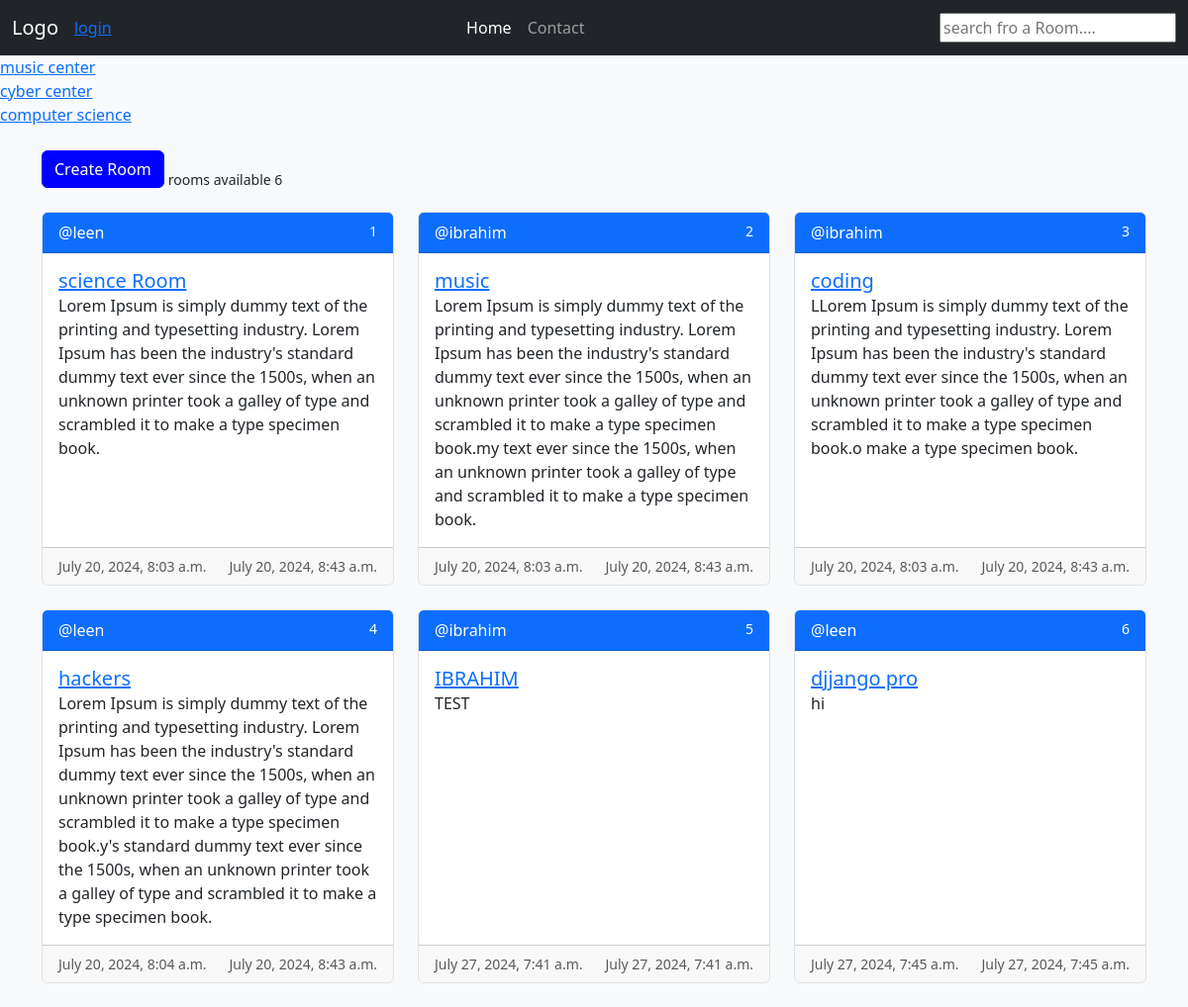
/, run on an earlier commit of the app's database.
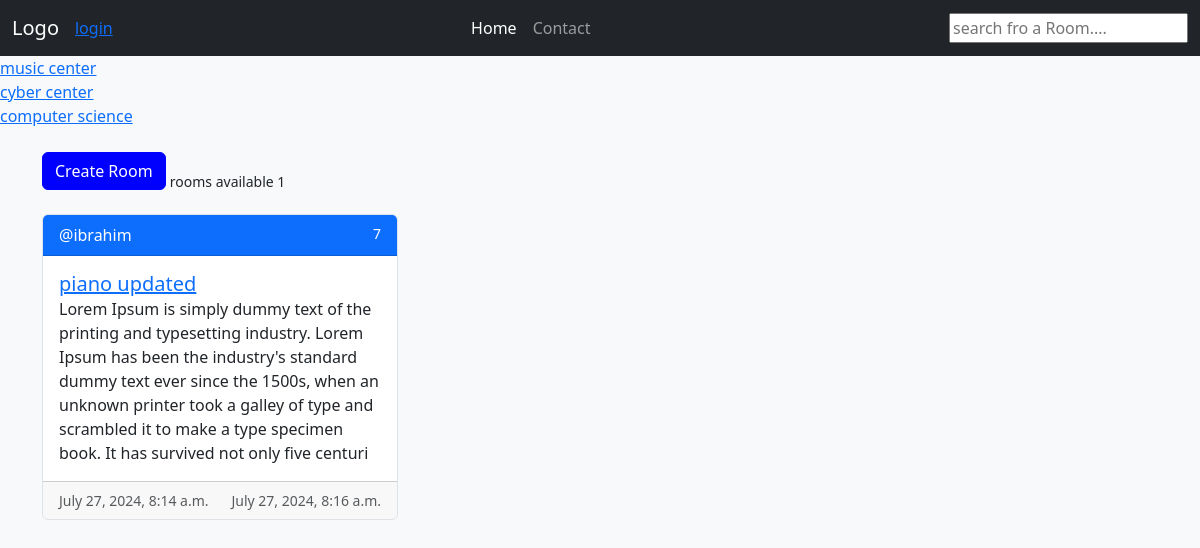
And on a later commit of the database.
### base/models.py (models this page shows, shortened)
class Topic(models.Model):
    name = models.CharField(max_length=100)
    createdAt = models.DateTimeField(auto_now_add=True)
    updatedAt = models.DateTimeField(auto_now=True)

class Room(models.Model):
    host = models.ForeignKey(User,on_delete=models.SET_NULL , null=True)
    topic = models.ForeignKey(Topic,on_delete=models.SET_NULL,null=True)
    name = models.CharField(max_length=200)
    description = models.TextField()
    createdAt = models.DateTimeField(auto_now_add=True)
    updatedAt = models.DateTimeField(auto_now=True)

### base/views.py (the view)
# urls.py: path("",views.home,name="home"),
def home(request):
    q= request.GET.get("q") if request.GET.get("q") != None else ''
    topics = Topic.objects.all()
    rooms = Room.objects.filter(Q(topic__name__icontains =q) |
                                Q(name__icontains= q) |
                                Q(host__username__icontains =q))
    roomNumber=rooms.count()
    context = {"leen":rooms , "topics":topics,"roomNumber":roomNumber}
    return render(request,"base/home.html",context)

### base/templates/base/home.html (shortened to what this page needs)
{% extends 'main.html' %}
{% block content %}
<div>
    {% for topic in topics %}
    <a href="{%  url 'home' %}?q={{topic.name}}" class="d-flex col-lg-4">{{topic.name}}</a>
    {% endfor %}
</div>
<div class="container mt-4 ">
    <a class="btn btn-primary mb-4" href="{% url 'create-room' %}">Create Room</a>
    <small>rooms available {{roomNumber}}</small>
    <div class="row">
        {% for room in leen %}
        <div class="col-sm-12 col-md-6 col-lg-4 mb-4">
            <div class="card h-100">
                <div class="card-header bg-primary text-white d-flex justify-content-between">
                    <span>@{{ room.host.username }}</span>
                    <small>{{ room.id }}</small>
                </div>
                <div class="card-body">
                    <a class="card-title h5 text-primary" href="{% url 'room' room.id %}">{{ room.name }}</a>
                    <p class="card-text">{{ room.description }}</p>
                </div>
                <div class="card-footer d-flex justify-content-between">
                    <small class="text-muted">{{ room.createdAt }}</small>
                    <small class="text-muted">{{ room.updatedAt }}</small>
                </div>
            </div>
        </div>
        {% endfor %}
    </div>
</div>
{% endblock %}

What changed in the data, as far as the page shows it:
removed Room: host.username "leen", id "1", name "science Room", description "Lorem Ipsum is simply dummy text of the printing and typesetting industry. Lorem Ipsum has been the industry's standard dummy text ever since the 1500s, when an unknown printer took a galley of type and scrambled it to make a type specimen book.", createdAt "July 20, 2024, 8:03 a.m.", updatedAt "July 20, 2024, 8:43 a.m."
removed Room: host.username "ibrahim", id "2", name "music", description "Lorem Ipsum is simply dummy text of the printing and typesetting industry. Lorem Ipsum has been the industry's standard dummy text ever since the 1500s, when an unknown printer took a galley of type and scrambled it to make a type specimen book.my text ever since the 1500s, when an unknown printer took a galley of type and scrambled it to make a type specimen book.", createdAt "July 20, 2024, 8:03 a.m.", updatedAt "July 20, 2024, 8:43 a.m."
removed Room: host.username "ibrahim", id "3", name "coding", description "LLorem Ipsum is simply dummy text of the printing and typesetting industry. Lorem Ipsum has been the industry's standard dummy text ever since the 1500s, when an unknown printer took a galley of type and scrambled it to make a type specimen book.o make a type specimen book.", createdAt "July 20, 2024, 8:03 a.m.", updatedAt "July 20, 2024, 8:43 a.m."
removed Room: host.username "leen", id "4", name "hackers", description "Lorem Ipsum is simply dummy text of the printing and typesetting industry. Lorem Ipsum has been the industry's standard dummy text ever since the 1500s, when an unknown printer took a galley of type and scrambled it to make a type specimen book.y's standard dummy text ever since the 1500s, when an unknown printer took a galley of type and scrambled it to make a type specimen book.", createdAt "July 20, 2024, 8:04 a.m.", updatedAt "July 20, 2024, 8:43 a.m."
removed Room: host.username "ibrahim", id "5", name "IBRAHIM", description "TEST", createdAt "July 27, 2024, 7:41 a.m.", updatedAt "July 27, 2024, 7:41 a.m."
removed Room: host.username "leen", id "6", name "djjango pro", description "hi", createdAt "July 27, 2024, 7:45 a.m.", updatedAt "July 27, 2024, 7:45 a.m."
added Room: host.username "ibrahim", id "7", name "piano updated", description "Lorem Ipsum is simply dummy text of the printing and typesetting industry. Lorem Ipsum has been the industry's standard dummy text ever since the 1500s, when an unknown printer took a galley of type and scrambled it to make a type specimen book. It has survived not only five centuri", createdAt "July 27, 2024, 8:14 a.m.", updatedAt "July 27, 2024, 8:16 a.m."
Also different on the page:
{{ roomNumber }}: "6" → "1"
